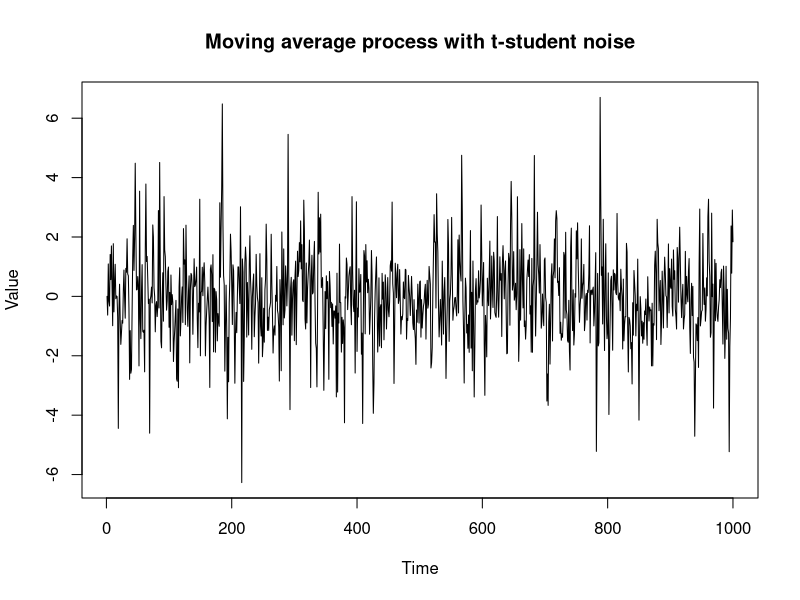

Source code (R):
# Set the parameters
n <- 1000 # number of observations
theta <- 0.3 # value of theta
df <- 4 # degrees of freedom for t-student distribution

# Generate a t-student white noise
Z <- rt(n, df = df)

# Initialize the moving average process
X <- rep(0, n)

# Define the moving average process
for (t in 2:n) {
  X[t] <- Z[t] + theta * Z[t - 1]
}

# Plot the simulated values
plot(X,
  type = "l",
  main = "Moving average process with t-student noise",
  xlab = "Time", ylab = "Value"
)
